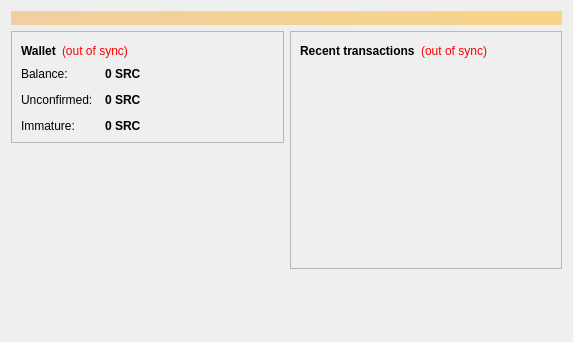
<?xml version="1.0" encoding="UTF-8"?>
<ui version="4.0">
 <class>OverviewPage</class>
 <widget class="QWidget" name="OverviewPage">
  <property name="geometry">
   <rect>
    <x>0</x>
    <y>0</y>
    <width>573</width>
    <height>342</height>
   </rect>
  </property>
  <property name="windowTitle">
   <string>Form</string>
  </property>
  <layout class="QVBoxLayout" name="topLayout">
   <item>
    <widget class="QLabel" name="labelAlerts">
     <property name="visible">
      <bool>false</bool>
     </property>
     <property name="styleSheet">
      <string notr="true">background-color: qlineargradient(x1: 0, y1: 0, x2: 1, y2: 0, stop:0 #F0D0A0, stop:1 #F8D488); color:#000000;</string>
     </property>
     <property name="wordWrap">
      <bool>true</bool>
     </property>
     <property name="margin">
      <number>3</number>
     </property>
    </widget>
   </item>
   <item>
    <layout class="QHBoxLayout" name="horizontalLayout" stretch="1,1">
     <item>
      <layout class="QVBoxLayout" name="verticalLayout_2">
       <item>
        <widget class="QFrame" name="frame">
         <property name="frameShape">
          <enum>QFrame::StyledPanel</enum>
         </property>
         <property name="frameShadow">
          <enum>QFrame::Raised</enum>
         </property>
         <layout class="QVBoxLayout" name="verticalLayout_4">
          <item>
           <layout class="QHBoxLayout" name="horizontalLayout_4">
            <item>
             <widget class="QLabel" name="label_5">
              <property name="font">
               <font>
                <weight>75</weight>
                <bold>true</bold>
               </font>
              </property>
              <property name="text">
               <string>Wallet</string>
              </property>
             </widget>
            </item>
            <item>
             <widget class="QLabel" name="labelWalletStatus">
              <property name="toolTip">
               <string>The displayed information may be out of date. Your wallet automatically synchronizes with the Safaricoin network after a connection is established, but this process has not completed yet.</string>
              </property>
              <property name="styleSheet">
               <string notr="true">QLabel { color: red; }</string>
              </property>
              <property name="text">
               <string notr="true">(out of sync)</string>
              </property>
              <property name="alignment">
               <set>Qt::AlignLeading|Qt::AlignLeft|Qt::AlignVCenter</set>
              </property>
             </widget>
            </item>
            <item>
             <spacer name="horizontalSpacer_2">
              <property name="orientation">
               <enum>Qt::Horizontal</enum>
              </property>
              <property name="sizeHint" stdset="0">
               <size>
                <width>40</width>
                <height>20</height>
               </size>
              </property>
             </spacer>
            </item>
           </layout>
          </item>
          <item>
           <layout class="QFormLayout" name="formLayout_2">
            <property name="fieldGrowthPolicy">
             <enum>QFormLayout::AllNonFixedFieldsGrow</enum>
            </property>
            <property name="horizontalSpacing">
             <number>12</number>
            </property>
            <property name="verticalSpacing">
             <number>12</number>
            </property>
            <item row="0" column="0">
             <widget class="QLabel" name="label">
              <property name="text">
               <string>Balance:</string>
              </property>
             </widget>
            </item>
            <item row="0" column="1">
             <widget class="QLabel" name="labelBalance">
              <property name="font">
               <font>
                <weight>75</weight>
                <bold>true</bold>
               </font>
              </property>
              <property name="cursor">
               <cursorShape>IBeamCursor</cursorShape>
              </property>
              <property name="toolTip">
               <string>Your current balance</string>
              </property>
              <property name="text">
               <string notr="true">0 SRC</string>
              </property>
              <property name="textInteractionFlags">
               <set>Qt::LinksAccessibleByMouse|Qt::TextSelectableByKeyboard|Qt::TextSelectableByMouse</set>
              </property>
             </widget>
            </item>
            <item row="1" column="0">
             <widget class="QLabel" name="label_3">
              <property name="text">
               <string>Unconfirmed:</string>
              </property>
             </widget>
            </item>
            <item row="1" column="1">
             <widget class="QLabel" name="labelUnconfirmed">
              <property name="font">
               <font>
                <weight>75</weight>
                <bold>true</bold>
               </font>
              </property>
              <property name="cursor">
               <cursorShape>IBeamCursor</cursorShape>
              </property>
              <property name="toolTip">
               <string>Total of transactions that have yet to be confirmed, and do not yet count toward the current balance</string>
              </property>
              <property name="text">
               <string notr="true">0 SRC</string>
              </property>
              <property name="textInteractionFlags">
               <set>Qt::LinksAccessibleByMouse|Qt::TextSelectableByKeyboard|Qt::TextSelectableByMouse</set>
              </property>
             </widget>
            </item>
            <item row="2" column="0">
             <widget class="QLabel" name="labelImmatureText">
              <property name="text">
               <string>Immature:</string>
              </property>
             </widget>
            </item>
            <item row="2" column="1">
             <widget class="QLabel" name="labelImmature">
              <property name="font">
               <font>
                <weight>75</weight>
                <bold>true</bold>
               </font>
              </property>
              <property name="toolTip">
               <string>Mined balance that has not yet matured</string>
              </property>
              <property name="text">
               <string notr="true">0 SRC</string>
              </property>
              <property name="textInteractionFlags">
               <set>Qt::LinksAccessibleByMouse|Qt::TextSelectableByKeyboard|Qt::TextSelectableByMouse</set>
              </property>
             </widget>
            </item>
           </layout>
          </item>
         </layout>
        </widget>
       </item>
       <item>
        <spacer name="verticalSpacer">
         <property name="orientation">
          <enum>Qt::Vertical</enum>
         </property>
         <property name="sizeHint" stdset="0">
          <size>
           <width>20</width>
           <height>40</height>
          </size>
         </property>
        </spacer>
       </item>
      </layout>
     </item>
     <item>
      <layout class="QVBoxLayout" name="verticalLayout_3">
       <item>
        <widget class="QFrame" name="frame_2">
         <property name="frameShape">
          <enum>QFrame::StyledPanel</enum>
         </property>
         <property name="frameShadow">
          <enum>QFrame::Raised</enum>
         </property>
         <layout class="QVBoxLayout" name="verticalLayout">
          <item>
           <layout class="QHBoxLayout" name="horizontalLayout_2">
            <item>
             <widget class="QLabel" name="label_4">
              <property name="text">
               <string>&lt;b&gt;Recent transactions&lt;/b&gt;</string>
              </property>
             </widget>
            </item>
            <item>
             <widget class="QLabel" name="labelTransactionsStatus">
              <property name="toolTip">
               <string>The displayed information may be out of date. Your wallet automatically synchronizes with the Safaricoin network after a connection is established, but this process has not completed yet.</string>
              </property>
              <property name="styleSheet">
               <string notr="true">QLabel { color: red; }</string>
              </property>
              <property name="text">
               <string notr="true">(out of sync)</string>
              </property>
              <property name="alignment">
               <set>Qt::AlignRight|Qt::AlignTrailing|Qt::AlignVCenter</set>
              </property>
             </widget>
            </item>
            <item>
             <spacer name="horizontalSpacer">
              <property name="orientation">
               <enum>Qt::Horizontal</enum>
              </property>
              <property name="sizeHint" stdset="0">
               <size>
                <width>40</width>
                <height>20</height>
               </size>
              </property>
             </spacer>
            </item>
           </layout>
          </item>
          <item>
           <widget class="QListView" name="listTransactions">
            <property name="styleSheet">
             <string notr="true">QListView { background: transparent; }</string>
            </property>
            <property name="frameShape">
             <enum>QFrame::NoFrame</enum>
            </property>
            <property name="verticalScrollBarPolicy">
             <enum>Qt::ScrollBarAlwaysOff</enum>
            </property>
            <property name="horizontalScrollBarPolicy">
             <enum>Qt::ScrollBarAlwaysOff</enum>
            </property>
            <property name="selectionMode">
             <enum>QAbstractItemView::NoSelection</enum>
            </property>
           </widget>
          </item>
         </layout>
        </widget>
       </item>
       <item>
        <spacer name="verticalSpacer_2">
         <property name="orientation">
          <enum>Qt::Vertical</enum>
         </property>
         <property name="sizeHint" stdset="0">
          <size>
           <width>20</width>
           <height>40</height>
          </size>
         </property>
        </spacer>
       </item>
      </layout>
     </item>
    </layout>
   </item>
  </layout>
 </widget>
 <resources/>
 <connections/>
</ui>
